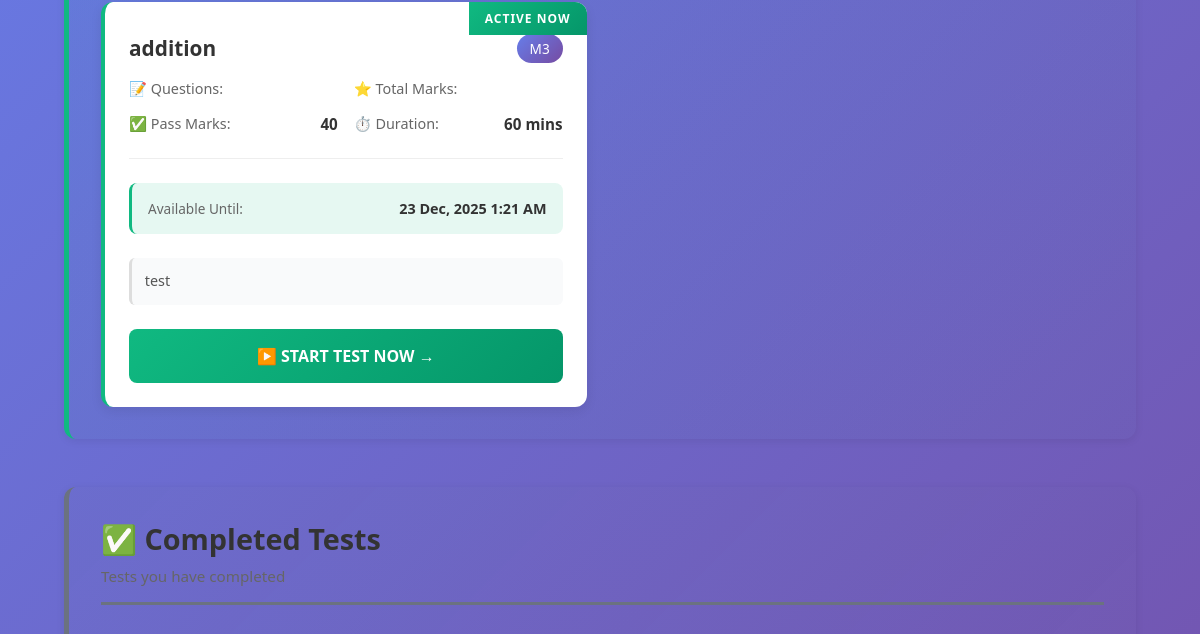
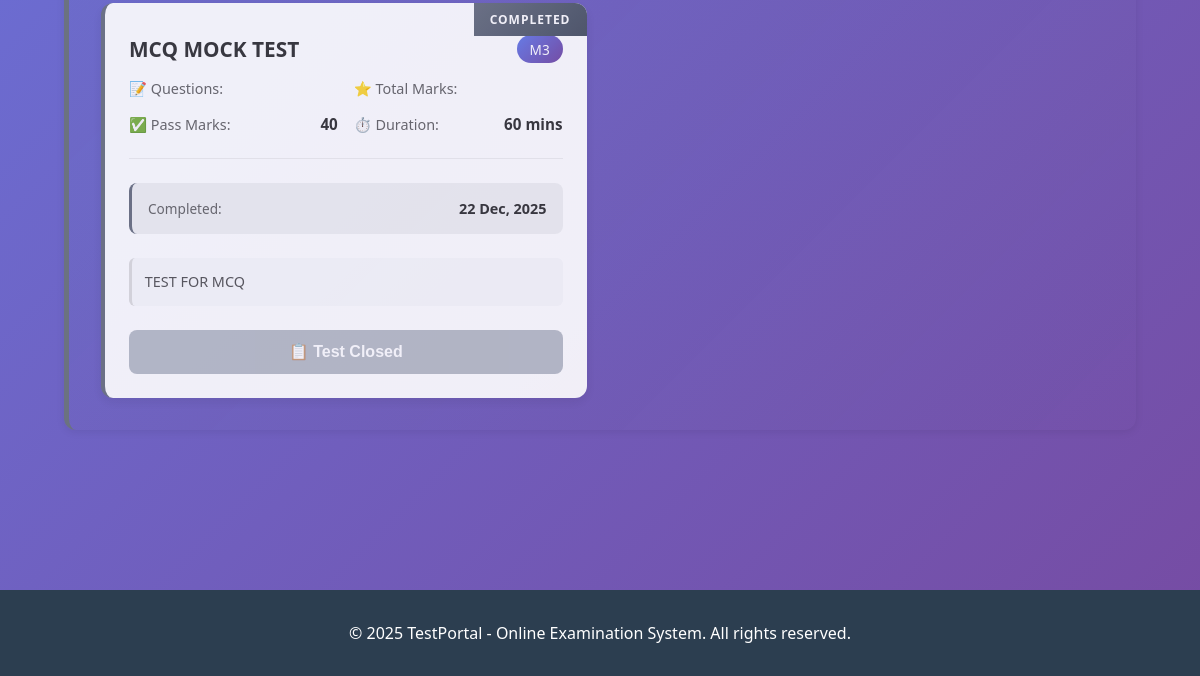
Before: /questions/available-tests/ (signed in, lower part) with the older database file (2 pictures, top to bottom).
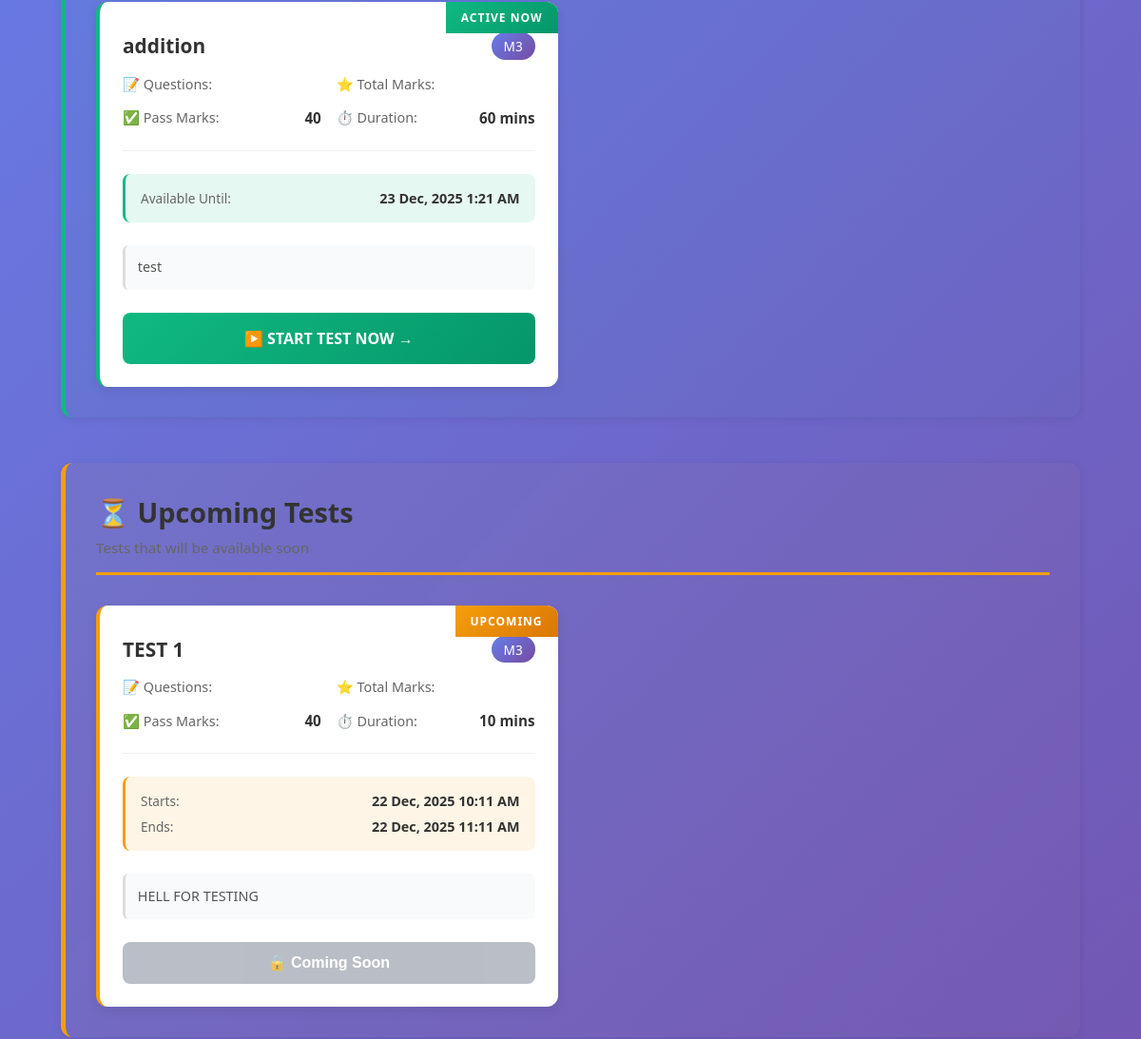
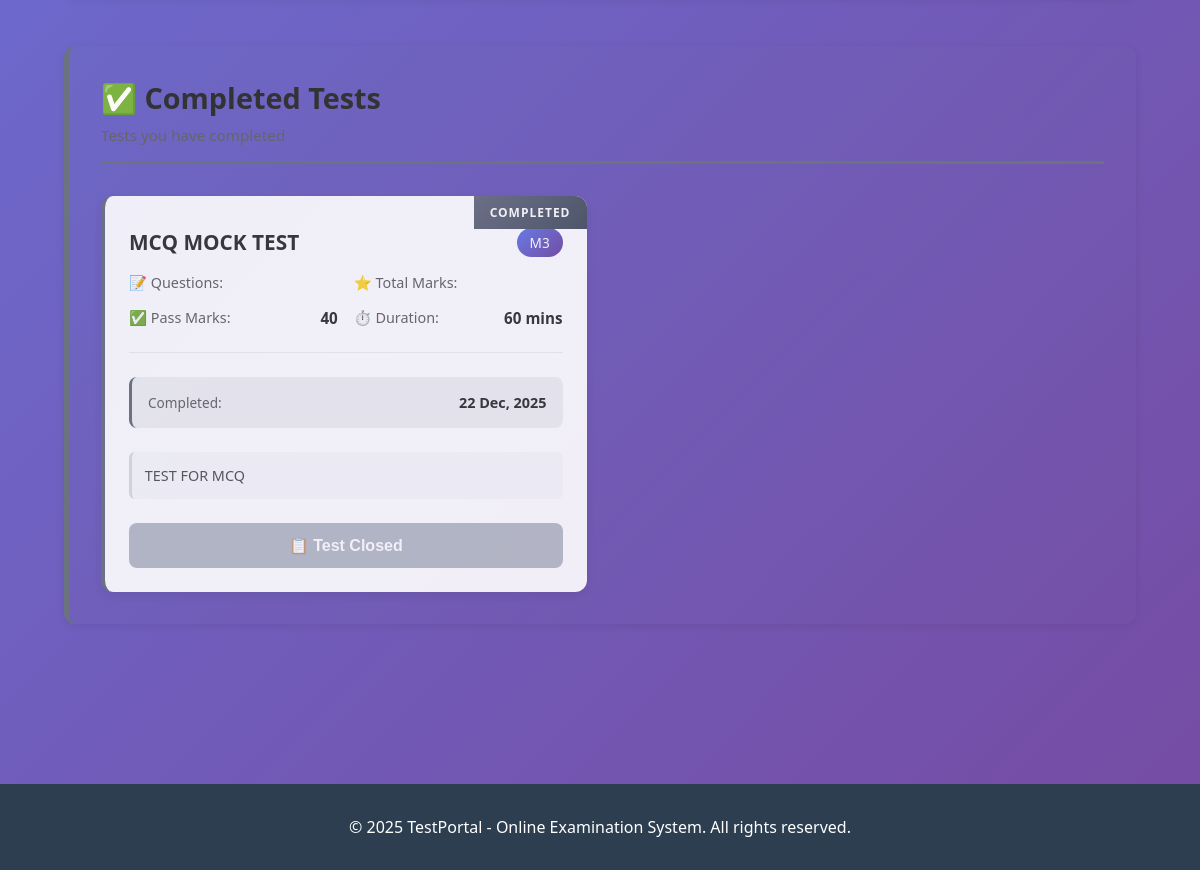
After: the same page with the newer database file (2 pictures, top to bottom).
### questions/models.py (models this page shows, shortened)
class Test(models.Model):
    STATUS_CHOICES = (
        ('DRAFT', 'Draft'),
        ('ACTIVE', 'Active'),
        ('CLOSED', 'Closed'),
    )
    title = models.CharField(max_length=255)
    description = models.TextField()
    subject = models.ForeignKey(Subject, on_delete=models.CASCADE, related_name='tests')
    created_by = models.ForeignKey(User, on_delete=models.CASCADE, related_name='created_tests')
    status = models.CharField(max_length=20, choices=STATUS_CHOICES, default='DRAFT')
    total_marks = models.IntegerField(default=100)
    duration_minutes = models.IntegerField(default=60)  # Duration in minutes
    passing_marks = models.IntegerField(default=40)
    start_date = models.DateTimeField()
    end_date = models.DateTimeField()
    is_negative_marking = models.BooleanField(default=False)
    negative_mark_per_question = models.FloatField(default=0)
    instructions = models.TextField(blank=True)
    created_at = models.DateTimeField(auto_now_add=True)
    updated_at = models.DateTimeField(auto_now=True)
    class Meta:
        ordering = ['-created_at']

class Subject(models.Model):
    name = models.CharField(max_length=100, unique=True)
    code = models.CharField(max_length=20, unique=True)
    department = models.CharField(max_length=100)
    year = models.IntegerField()
    description = models.TextField(blank=True)
    created_at = models.DateTimeField(auto_now_add=True)
    class Meta:
        ordering = ['name']

### questions/views.py (the view)
# urls.py: path('available-tests/', views.available_tests, name='available_tests'),
@login_required(login_url='accounts:login')
def available_tests(request):
    if request.user.role != 'STUDENT':
        messages.error(request, 'Only students can access tests')
        return redirect('accounts:dashboard')
    from accounts.models import StudentProfile
    try:
        student = StudentProfile.objects.get(user=request.user)
    except StudentProfile.DoesNotExist:
        messages.error(request, 'Student profile not found')
        return redirect('accounts:dashboard')
    all_tests = Test.objects.filter(
        subject__department=student.department,
        subject__year=student.year
    ).exclude(status='DELETED').select_related('subject', 'created_by').order_by('start_date')
    now = timezone.now()
    upcoming_tests = []
    active_tests = []
    past_tests = []
    for test in all_tests:
        if now < test.start_date:
            upcoming_tests.append(test)
        elif test.start_date <= now <= test.end_date:
            active_tests.append(test)
        else:
            past_tests.append(test)
    upcoming_tests.sort(key=lambda x: x.start_date)
    active_tests.sort(key=lambda x: x.start_date, reverse=True)
    past_tests.sort(key=lambda x: x.end_date, reverse=True)
    context = {
        'upcoming_tests': upcoming_tests,
        'active_tests': active_tests,
        'past_tests': past_tests,
    }
    return render(request, 'questions/available_tests.html', context)

### templates/questions/available_tests.html (shortened to what the changed rows need)
{% extends 'base.html' %}
{% load static %}
{% block content %}
<div class="tests-container">
    {% if active_tests %}
        <div class="tests-section active-section">
            <div class="tests-grid">
                {% for test in active_tests %}
                    <div class="test-card active-test">
                        <div class="status-banner active-banner">ACTIVE NOW</div>
                        <div class="test-header">
                            <h3>{{ test.title }}</h3>
                            <span class="subject-badge">{{ test.subject.name }}</span>
                        </div>
                        <div class="test-info">
                            <div class="info-row">
                                <span class="label">📝 Questions:</span>
                            </div>
                            <div class="info-row">
                                <span class="label">⭐ Total Marks:</span>
                            </div>
                            <div class="info-row">
                                <span class="label">✅ Pass Marks:</span>
                                <span class="value">{{ test.passing_marks }}</span>
                            </div>
                            <div class="info-row">
                                <span class="label">⏱️ Duration:</span>
                                <span class="value">{{ test.duration_minutes }} mins</span>
                            </div>
                        </div>
                        <div class="schedule-info active-schedule">
                            <div class="schedule-time">
                                <span class="time-label">Available Until:</span>
                                <span class="time-value">{{ test.end_date|date:"d M, Y g:i A" }}</span>
                            </div>
                        </div>
                        {% if test.description %}
                            <div class="test-description">
                                {{ test.description|truncatewords:20 }}
                            </div>
                        {% endif %}
                        <a href="{% url 'exam:start_exam' test.id %}" class="btn btn-primary btn-block btn-lg">
                            ▶️ START TEST NOW →
                        </a>
                    </div>
                {% endfor %}
            </div>
        </div>
    {% endif %}
    {% if upcoming_tests %}
        <div class="tests-section upcoming-section">
            <div class="section-header">
                <h2>⏳ Upcoming Tests</h2>
                <p class="section-subtitle">Tests that will be available soon</p>
            </div>
            <div class="tests-grid">
                {% for test in upcoming_tests %}
                    <div class="test-card upcoming-test">
                        <div class="status-banner upcoming-banner">UPCOMING</div>
                        <div class="test-header">
                            <h3>{{ test.title }}</h3>
                            <span class="subject-badge">{{ test.subject.name }}</span>
                        </div>
                        <div class="test-info">
                            <div class="info-row">
                                <span class="label">📝 Questions:</span>
                            </div>
                            <div class="info-row">
                                <span class="label">⭐ Total Marks:</span>
                            </div>
                            <div class="info-row">
                                <span class="label">✅ Pass Marks:</span>
                                <span class="value">{{ test.passing_marks }}</span>
                            </div>
                            <div class="info-row">
                                <span class="label">⏱️ Duration:</span>
                                <span class="value">{{ test.duration_minutes }} mins</span>
                            </div>
                        </div>
                        <div class="schedule-info upcoming-schedule">
                            <div class="schedule-time">
                                <span class="time-label">Starts:</span>
                                <span class="time-value">{{ test.start_date|date:"d M, Y g:i A" }}</span>
                            </div>
                            <div class="schedule-time">
                                <span class="time-label">Ends:</span>
                                <span class="time-value">{{ test.end_date|date:"d M, Y g:i A" }}</span>
                            </div>
                        </div>
                        {% if test.description %}
                            <div class="test-description">
                                {{ test.description|truncatewords:20 }}
                            </div>
                        {% endif %}
                        <button class="btn btn-secondary btn-block" disabled title="Test hasn't started yet">
                            🔒 Coming Soon
                        </button>
                    </div>
                {% endfor %}
            </div>
        </div>
    {% endif %}
    {% if past_tests %}
        <div class="tests-section past-section">
            <div class="section-header">
                <h2>✅ Completed Tests</h2>
            </div>
            <div class="tests-grid">
                {% for test in past_tests %}
                    <div class="test-card past-test">
                        <div class="status-banner past-banner">COMPLETED</div>
                        <div class="test-header">
                            <h3>{{ test.title }}</h3>
                            <span class="subject-badge">{{ test.subject.name }}</span>
                        </div>
                        <div class="test-info">
                            <div class="info-row">
                                <span class="label">📝 Questions:</span>
                            </div>
                            <div class="info-row">
                                <span class="label">⭐ Total Marks:</span>
                            </div>
                            <div class="info-row">
                                <span class="label">✅ Pass Marks:</span>
                                <span class="value">{{ test.passing_marks }}</span>
                            </div>
                            <div class="info-row">
                                <span class="label">⏱️ Duration:</span>
                                <span class="value">{{ test.duration_minutes }} mins</span>
                            </div>
                        </div>
                        <div class="schedule-info past-schedule">
                            <div class="schedule-time">
                                <span class="time-label">Completed:</span>
                                <span class="time-value">{{ test.end_date|date:"d M, Y" }}</span>
                            </div>
                        </div>
                        {% if test.description %}
                            <div class="test-description">
                                {{ test.description|truncatewords:20 }}
                            </div>
                        {% endif %}
                        <button class="btn btn-secondary btn-block" disabled>
                            📋 Test Closed
                        </button>
                    </div>
                {% endfor %}
            </div>
        </div>
    {% endif %}
</div>
{% endblock %}

Changed rows visible on the page:
added Test: title "TEST 1", subject.name "M3", passing_marks "40", duration_minutes "10", start_date "22 Dec, 2025 10:11 AM", end_date "22 Dec, 2025 11:11 AM", description "HELL FOR TESTING", shown under "⏳ Upcoming Tests"
Other visible differences:
text now shown: "⏳ Upcoming Tests Tests that will be available soon"
